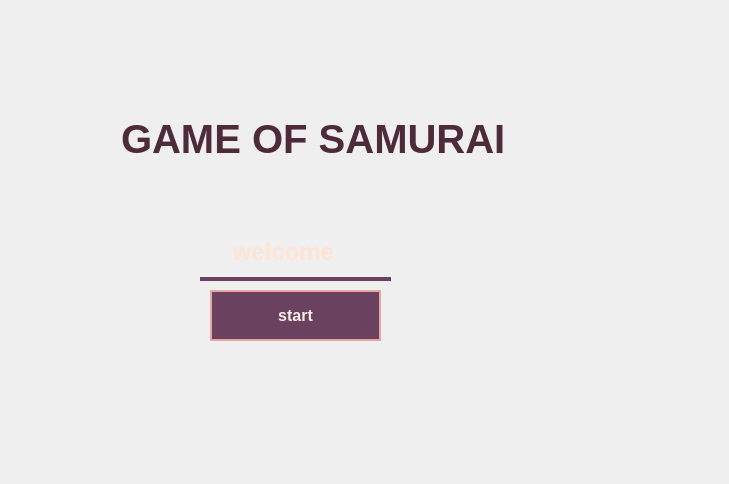
<?xml version="1.0" encoding="UTF-8"?>
<ui version="4.0">
 <class>Welcome</class>
 <widget class="QMainWindow" name="Welcome">
  <property name="geometry">
   <rect>
    <x>0</x>
    <y>0</y>
    <width>729</width>
    <height>484</height>
   </rect>
  </property>
  <property name="windowTitle">
   <string>Welcome</string>
  </property>
  <property name="styleSheet">
   <string notr="true">QMainWindow{

	
	background-image: url(:/new/prefix1/Welcome.png);
	background-size: cover;
	baclground-repeat: no repeat;
}
QWidget {	
    font-family: &quot;Black Ops One&quot;, &quot;Arial Black&quot;, sans-serif;
    font-size: 14px;
    border: none;
}

QPushButton {
    background-color: #6a415e;
    color: #fcefe9;
    border: 2px solid #e8a6a1;
    border-radius: 0px;
    padding: 6px 12px;
    font-size: 16px;
    font-weight: bold;
}

QPushButton:hover {
    background-color: #8c5678;
    border-color: #ffd1c1;
}

QPushButton:pressed {
    background-color: #a8547b;
    border-color: #ff9c8f;
}

QLabel {
    font-size: 24px;
    font-weight: bold;
    color: #ffe3d3;
    border-bottom: 4px solid #6a415e;
    padding-bottom: 4px;
}

QProgressBar {
    background-color: #4b2e45;
    border: 1px solid #c18187;
    text-align: center;
    color: #ffece6;
    border-radius: 0px;
    font-size: 12px;
}

QProgressBar::chunk {
    background-color: #e69da7;
    width: 10px;
    margin: 0.5px;
}

QScrollBar:vertical {
    border: none;
    background: #3e2d3e;
    width: 10px;
}

QScrollBar::handle:vertical {
    background: #e8a6a1;
    min-height: 20px;
}

QListView, QTableView {
    background-color: #2a1e2b;
    alternate-background-color: #3b2a3a;
    selection-background-color: #d48997;
    selection-color: #fff0f0;
}
</string>
  </property>
  <widget class="QWidget" name="centralwidget">
   <widget class="QPushButton" name="pushButton">
    <property name="geometry">
     <rect>
      <x>210</x>
      <y>290</y>
      <width>171</width>
      <height>51</height>
     </rect>
    </property>
    <property name="text">
     <string>start</string>
    </property>
   </widget>
   <widget class="QLabel" name="label">
    <property name="geometry">
     <rect>
      <x>200</x>
      <y>230</y>
      <width>191</width>
      <height>51</height>
     </rect>
    </property>
    <property name="text">
     <string>    welcome</string>
    </property>
   </widget>
   <widget class="QLabel" name="label_2">
    <property name="geometry">
     <rect>
      <x>110</x>
      <y>100</y>
      <width>431</width>
      <height>81</height>
     </rect>
    </property>
    <property name="styleSheet">
     <string notr="true">QLabel#label_2{
font-size: 40px;
border: none;
color: rgb(77, 43, 57);
}</string>
    </property>
    <property name="text">
     <string>GAME OF SAMURAI</string>
    </property>
   </widget>
  </widget>
  <widget class="QMenuBar" name="menubar">
   <property name="geometry">
    <rect>
     <x>0</x>
     <y>0</y>
     <width>729</width>
     <height>22</height>
    </rect>
   </property>
  </widget>
  <widget class="QStatusBar" name="statusbar"/>
 </widget>
 <resources/>
 <connections/>
</ui>
